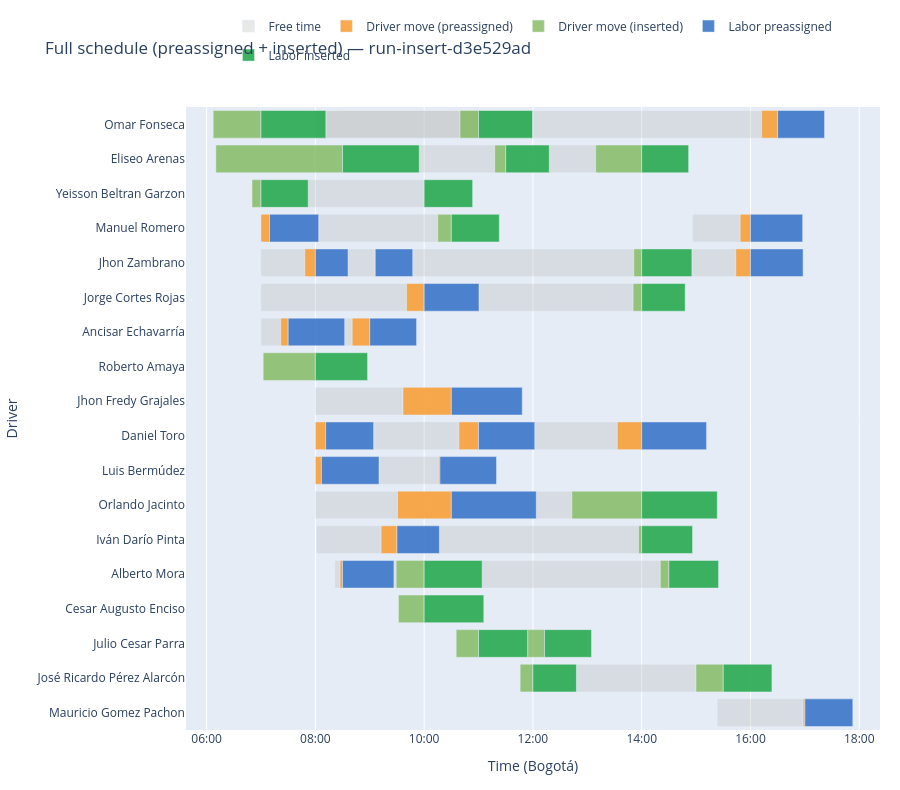

Notebook cell for this chart:
### Code cell
# ── Gantt 2: full schedule — preassigned + inserted ───────────────────────────
build_insert_gantt(moves, label=f"Full schedule (preassigned + inserted) — {RESULTS_DIR.name}").show()

### Figure 1 — Plotly figure (JSON) as saved in the notebook; plotly's stock layout.template omitted (floating-point values rounded to 4 significant figures)
{"data": [{"base": ["2026-02-18T07:00:00", "2026-02-18T07:00:00", "2026-02-18T08:21:27.291675", "2026-02-18T08:32:20.299814", "2026-02-18T08:01:12.275554", "2026-02-18T08:36:04.359880", "2026-02-18T07:00:00", "2026-02-18T08:00:00", "2026-02-18T08:00:00", "2026-02-18T09:04:15.719460", "2026-02-18T09:10:14.355979", "2026-02-18T12:02:02.214605", "2026-02-18T14:55:24.523608", "2026-02-18T14:56:07.334379", "2026-02-18T08:00:00", "2026-02-18T15:23:21.881054", "2026-02-18T08:03:41.248910", "2026-02-18T07:52:07.400612", "2026-02-18T11:00:31.803907", "2026-02-18T10:16:50.973422", "2026-02-18T09:26:41.670525", "2026-02-18T12:47:58.911675", "2026-02-18T08:11:33.898161", "2026-02-18T11:04:02.036425", "2026-02-18T12:03:45.049487", "2026-02-18T09:47:25.296503", "2026-02-18T09:54:37.088924", "2026-02-18T12:18:01.548531"], "hoverinfo": "text", "hovertext": ["<b>Free time</b><br>Driver: Ancisar Echavarría<br>Labor: 513298<br>Service: 409227<br>Start: 07:00<br>End:   07:21<br>Duration: 21.8 min", "<b>Free time</b><br>Driver: Jhon Zambrano<br>Labor: 513162<br>Service: 409099<br>Start: 07:00<br>End:   07:48<br>Duration: 48.3 min", "<b>Free time</b><br>Driver: Alberto Mora<br>Labor: 513445<br>Service: 409369<br>Start: 08:21<br>End:   08:27<br>Duration: 5.8 min", "<b>Free time</b><br>Driver: Ancisar Echavarría<br>Labor: 513933<br>Service: 409834<br>Start: 08:32<br>End:   08:40<br>Duration: 8.3 min", "<b>Free time</b><br>Driver: Iván Darío Pinta<br>Labor: 512891<br>Service: 408842<br>Start: 08:01<br>End:   09:12<br>Duration: 71.4 min", "<b>Free time</b><br>Driver: Jhon Zambrano<br>Labor: 513164<br>Service: 409099<br>Start: 08:36<br>End:   09:06<br>Duration: 30.0 min", "<b>Free time</b><br>Driver: Jorge Cortes Rojas<br>Labor: 514272<br>Service: 410153<br>Start: 07:00<br>End:   09:40<br>Duration: 160.6 min", "<b>Free time</b><br>Driver: Jhon Fredy Grajales<br>Labor: 513985<br>Service: 409882<br>Start: 08:00<br>End:   09:36<br>Duration: 96.7 min", "<b>Free time</b><br>Driver: Orlando Jacinto<br>Labor: 514235<br>Service: 410116<br>Start: 08:00<br>End:   09:30<br>Duration: 90.7 min", "<b>Free time</b><br>Driver: Daniel Toro<br>Labor: 514116<br>Service: 410003<br>Start: 09:04<br>End:   10:38<br>Duration: 94.1 min", "<b>Free time</b><br>Driver: Luis Bermúdez<br>Labor: 513178<br>Service: 409099<br>Start: 09:10<br>End:   10:15<br>Duration: 65.6 min", "<b>Free time</b><br>Driver: Daniel Toro<br>Labor: 513814<br>Service: 409723<br>Start: 12:02<br>End:   13:33<br>Duration: 91.0 min", "<b>Free time</b><br>Driver: Jhon Zambrano<br>Labor: 514217<br>Service: 410098<br>Start: 14:55<br>End:   15:43<br>Duration: 48.4 min", "<b>Free time</b><br>Driver: Manuel Romero<br>Labor: 514123<br>Service: 410010<br>Start: 14:56<br>End:   15:48<br>Duration: 52.5 min", "<b>Free time</b><br>Driver: Omar Fonseca<br>Labor: 513523<br>Service: 409443<br>Start: 08:00<br>End:   16:12<br>Duration: 492.4 min", "<b>Free time</b><br>Driver: Mauricio Gomez Pachon<br>Labor: 513364<br>Service: 409292<br>Start: 15:23<br>End:   16:58<br>Duration: 94.7 min", "<b>Free time</b><br>Driver: Manuel Romero<br>Labor: 514337<br>Service: 410216<br>Start: 08:03<br>End:   10:15<br>Duration: 131.3 min", "<b>Free time</b><br>Driver: Yeisson Beltran Garzon<br>Labor: 513914<br>Service: 409818<br>Start: 07:52<br>End:   09:59<br>Duration: 127.4 min", "<b>Free time</b><br>Driver: Jorge Cortes Rojas<br>Labor: 514047<br>Service: 409939<br>Start: 11:00<br>End:   13:50<br>Duration: 170.0 min", "<b>Free time</b><br>Driver: Iván Darío Pinta<br>Labor: 510192<br>Service: 406211<br>Start: 10:16<br>End:   13:56<br>Duration: 219.7 min", "<b>Free time</b><br>Driver: Alberto Mora<br>Labor: 513386<br>Service: 409313<br>Start: 09:26<br>End:   09:29<br>Duration: 2.5 min", "<b>Free time</b><br>Driver: José Ricardo Pérez Alarcón<br>Labor: 512949<br>Service: 408895<br>Start: 12:47<br>End:   14:59<br>Duration: 131.9 min", "<b>Free time</b><br>Driver: Omar Fonseca<br>Labor: 514211<br>Service: 410093<br>Start: 08:11<br>End:   10:39<br>Duration: 148.0 min", "<b>Free time</b><br>Driver: Alberto Mora<br>Labor: 513958<br>Service: 409855<br>Start: 11:04<br>End:   14:20<br>Duration: 196.5 min", "<b>Free time</b><br>Driver: Orlando Jacinto<br>Labor: 514289<br>Service: 410169<br>Start: 12:03<br>End:   12:42<br>Duration: 39.2 min", "<b>Free time</b><br>Driver: Jhon Zambrano<br>Labor: 514286<br>Service: 410167<br>Start: 09:47<br>End:   13:51<br>Duration: 243.9 min", "<b>Free time</b><br>Driver: Eliseo Arenas<br>Labor: 510536<br>Service: 406547<br>Start: 09:54<br>End:   11:17<br>Duration: 83.3 min", "<b>Free time</b><br>Driver: Eliseo Arenas<br>Labor: 511529<br>Service: 407515<br>Start: 12:18<br>End:   13:09<br>Duration: 51.2 min"], "legendgroup": "FREE_TIME", "marker": {"color": "rgba(190, 190, 190, 0.35)"}, "name": "Free time", "orientation": "h", "showlegend": true, "type": "bar", "x": [1307000.0, 2900000.0, 345500.0, 496300.0, 4281000.0, 1800000, 9636000.0, 5801000.0, 5445000.0, 5647000.0, 3935000.0, 5462000.0, 2907000.0, 3151000.0, 29540000.0, 5683000.0, 7880000.0, 7646000.0, 10200000.0, 13180000.0, 147500.0, 7914000.0, 8879000.0, 11790000.0, 2353000.0, 14640000.0, 4998000.0, 3071000.0], "y": ["Ancisar Echavarría", "Jhon Zambrano", "Alberto Mora", "Ancisar Echavarría", "Iván Darío Pinta", "Jhon Zambrano", "Jorge Cortes Rojas", "Jhon Fredy Grajales", "Orlando Jacinto", "Daniel Toro", "Luis Bermúdez", "Daniel Toro", "Jhon Zambrano", "Manuel Romero", "Omar Fonseca", "Mauricio Gomez Pachon", "Manuel Romero", "Yeisson Beltran Garzon", "Jorge Cortes Rojas", "Iván Darío Pinta", "Alberto Mora", "José Ricardo Pérez Alarcón", "Omar Fonseca", "Alberto Mora", "Orlando Jacinto", "Jhon Zambrano", "Eliseo Arenas", "Eliseo Arenas"]}, {"base": ["2026-02-18T07:00:00", "2026-02-18T07:21:46.784586", "2026-02-18T08:00:00", "2026-02-18T07:48:19.917985", "2026-02-18T08:00:00", "2026-02-18T08:27:12.793366", "2026-02-18T08:40:36.641108", "2026-02-18T09:12:33.727067", "2026-02-18T09:40:36.034189", "2026-02-18T09:36:40.917687", "2026-02-18T09:30:44.823761", "2026-02-18T10:38:22.928494", "2026-02-18T10:15:49.109986", "2026-02-18T13:33:04.186323", "2026-02-18T15:43:51.129056", "2026-02-18T15:48:37.949801", "2026-02-18T16:12:22.735068", "2026-02-18T16:58:04.997335"], "hoverinfo": "text", "hovertext": ["<b>Driver move (preassigned)</b><br>Driver: Manuel Romero<br>Labor: 513318<br>Service: 409246<br>Start: 07:00<br>End:   07:09<br>Duration: 9.4 min<br>Distance: 3.13 km", "<b>Driver move (preassigned)</b><br>Driver: Ancisar Echavarría<br>Labor: 513298<br>Service: 409227<br>Start: 07:21<br>End:   07:30<br>Duration: 8.2 min<br>Distance: 2.74 km", "<b>Driver move (preassigned)</b><br>Driver: Daniel Toro<br>Labor: 513357<br>Service: 409285<br>Start: 08:00<br>End:   08:11<br>Duration: 11.4 min<br>Distance: 3.78 km", "<b>Driver move (preassigned)</b><br>Driver: Jhon Zambrano<br>Labor: 513162<br>Service: 409099<br>Start: 07:48<br>End:   08:00<br>Duration: 11.7 min<br>Distance: 3.89 km", "<b>Driver move (preassigned)</b><br>Driver: Luis Bermúdez<br>Labor: 513871<br>Service: 409778<br>Start: 08:00<br>End:   08:06<br>Duration: 6.7 min<br>Distance: 2.23 km", "<b>Driver move (preassigned)</b><br>Driver: Alberto Mora<br>Labor: 513445<br>Service: 409369<br>Start: 08:27<br>End:   08:30<br>Duration: 2.8 min<br>Distance: 0.93 km", "<b>Driver move (preassigned)</b><br>Driver: Ancisar Echavarría<br>Labor: 513933<br>Service: 409834<br>Start: 08:40<br>End:   09:00<br>Duration: 19.4 min<br>Distance: 6.46 km", "<b>Driver move (preassigned)</b><br>Driver: Iván Darío Pinta<br>Labor: 512891<br>Service: 408842<br>Start: 09:12<br>End:   09:30<br>Duration: 17.4 min<br>Distance: 5.81 km", "<b>Driver move (preassigned)</b><br>Driver: Jorge Cortes Rojas<br>Labor: 514272<br>Service: 410153<br>Start: 09:40<br>End:   10:00<br>Duration: 19.4 min<br>Distance: 6.47 km", "<b>Driver move (preassigned)</b><br>Driver: Jhon Fredy Grajales<br>Labor: 513985<br>Service: 409882<br>Start: 09:36<br>End:   10:30<br>Duration: 53.3 min<br>Distance: 17.77 km", "<b>Driver move (preassigned)</b><br>Driver: Orlando Jacinto<br>Labor: 514235<br>Service: 410116<br>Start: 09:30<br>End:   10:30<br>Duration: 59.3 min<br>Distance: 19.75 km", "<b>Driver move (preassigned)</b><br>Driver: Daniel Toro<br>Labor: 514116<br>Service: 410003<br>Start: 10:38<br>End:   11:00<br>Duration: 21.6 min<br>Distance: 7.21 km", "<b>Driver move (preassigned)</b><br>Driver: Luis Bermúdez<br>Labor: 513178<br>Service: 409099<br>Start: 10:15<br>End:   10:17<br>Duration: 1.6 min<br>Distance: 0.53 km", "<b>Driver move (preassigned)</b><br>Driver: Daniel Toro<br>Labor: 513814<br>Service: 409723<br>Start: 13:33<br>End:   14:00<br>Duration: 26.9 min<br>Distance: 8.98 km", "<b>Driver move (preassigned)</b><br>Driver: Jhon Zambrano<br>Labor: 514217<br>Service: 410098<br>Start: 15:43<br>End:   16:00<br>Duration: 16.1 min<br>Distance: 5.38 km", "<b>Driver move (preassigned)</b><br>Driver: Manuel Romero<br>Labor: 514123<br>Service: 410010<br>Start: 15:48<br>End:   16:00<br>Duration: 11.4 min<br>Distance: 3.79 km", "<b>Driver move (preassigned)</b><br>Driver: Omar Fonseca<br>Labor: 513523<br>Service: 409443<br>Start: 16:12<br>End:   16:30<br>Duration: 17.6 min<br>Distance: 5.87 km", "<b>Driver move (preassigned)</b><br>Driver: Mauricio Gomez Pachon<br>Labor: 513364<br>Service: 409292<br>Start: 16:58<br>End:   17:00<br>Duration: 1.9 min<br>Distance: 0.64 km"], "legendgroup": "preassigned_move", "marker": {"color": "rgba(250, 155,  45, 0.85)"}, "name": "Driver move (preassigned)", "orientation": "h", "showlegend": true, "type": "bar", "x": [563900.0, 493200.0, 681100.0, 700100.0, 401500.0, 167200.0, 1163000.0, 1046000.0, 1164000.0, 3199000.0, 3555000.0, 1297000.0, 96190.0, 1616000.0, 968900.0, 682100.0, 1057000.0, 115000.0], "y": ["Manuel Romero", "Ancisar Echavarría", "Daniel Toro", "Jhon Zambrano", "Luis Bermúdez", "Alberto Mora", "Ancisar Echavarría", "Iván Darío Pinta", "Jorge Cortes Rojas", "Jhon Fredy Grajales", "Orlando Jacinto", "Daniel Toro", "Luis Bermúdez", "Daniel Toro", "Jhon Zambrano", "Manuel Romero", "Omar Fonseca", "Mauricio Gomez Pachon"]}, {"base": ["2026-02-18T10:15:00.964625", "2026-02-18T06:50:05.696189", "2026-02-18T06:10:11.556264", "2026-02-18T09:59:33.700255", "2026-02-18T07:02:25.866701", "2026-02-18T11:45:55.680552", "2026-02-18T13:50:31.169727", "2026-02-18T09:31:37.829037", "2026-02-18T13:56:33.336839", "2026-02-18T09:29:09.167544", "2026-02-18T14:59:52.448474", "2026-02-18T10:35:21.345119", "2026-02-18T11:54:10.137527", "2026-02-18T06:07:16.665750", "2026-02-18T10:39:32.534475", "2026-02-18T14:20:30.480298", "2026-02-18T12:42:57.629130", "2026-02-18T13:51:21.491012", "2026-02-18T11:17:54.669612", "2026-02-18T13:09:12.392825"], "hoverinfo": "text", "hovertext": ["<b>Driver move (inserted)</b><br>Driver: Manuel Romero<br>Labor: 514337<br>Service: 410216<br>Start: 10:15<br>End:   10:30<br>Duration: 15.0 min<br>Distance: 4.99 km", "<b>Driver move (inserted)</b><br>Driver: Yeisson Beltran Garzon<br>Labor: 509603<br>Service: 405655<br>Start: 06:50<br>End:   07:00<br>Duration: 9.9 min<br>Distance: 3.30 km", "<b>Driver move (inserted)</b><br>Driver: Eliseo Arenas<br>Labor: 512934<br>Service: 408882<br>Start: 06:10<br>End:   08:30<br>Duration: 139.8 min<br>Distance: 46.60 km", "<b>Driver move (inserted)</b><br>Driver: Yeisson Beltran Garzon<br>Labor: 513914<br>Service: 409818<br>Start: 09:59<br>End:   10:00<br>Duration: 0.4 min<br>Distance: 0.15 km", "<b>Driver move (inserted)</b><br>Driver: Roberto Amaya<br>Labor: 513447<br>Service: 409371<br>Start: 07:02<br>End:   08:00<br>Duration: 57.6 min<br>Distance: 19.19 km", "<b>Driver move (inserted)</b><br>Driver: José Ricardo Pérez Alarcón<br>Labor: 514045<br>Service: 409939<br>Start: 11:45<br>End:   12:00<br>Duration: 14.1 min<br>Distance: 4.69 km", "<b>Driver move (inserted)</b><br>Driver: Jorge Cortes Rojas<br>Labor: 514047<br>Service: 409939<br>Start: 13:50<br>End:   14:00<br>Duration: 9.5 min<br>Distance: 3.16 km", "<b>Driver move (inserted)</b><br>Driver: Cesar Augusto Enciso<br>Labor: 507799<br>Service: 403927<br>Start: 09:31<br>End:   10:00<br>Duration: 28.4 min<br>Distance: 9.46 km", "<b>Driver move (inserted)</b><br>Driver: Iván Darío Pinta<br>Labor: 510192<br>Service: 406211<br>Start: 13:56<br>End:   14:00<br>Duration: 3.4 min<br>Distance: 1.15 km", "<b>Driver move (inserted)</b><br>Driver: Alberto Mora<br>Labor: 513386<br>Service: 409313<br>Start: 09:29<br>End:   10:00<br>Duration: 30.8 min<br>Distance: 10.28 km", "<b>Driver move (inserted)</b><br>Driver: José Ricardo Pérez Alarcón<br>Labor: 512949<br>Service: 408895<br>Start: 14:59<br>End:   15:30<br>Duration: 30.1 min<br>Distance: 10.04 km", "<b>Driver move (inserted)</b><br>Driver: Julio Cesar Parra<br>Labor: 513765<br>Service: 409674<br>Start: 10:35<br>End:   11:00<br>Duration: 24.6 min<br>Distance: 8.21 km", "<b>Driver move (inserted)</b><br>Driver: Julio Cesar Parra<br>Labor: 511527<br>Service: 407515<br>Start: 11:54<br>End:   12:12<br>Duration: 18.7 min<br>Distance: 6.22 km", "<b>Driver move (inserted)</b><br>Driver: Omar Fonseca<br>Labor: 513809<br>Service: 409718<br>Start: 06:07<br>End:   07:00<br>Duration: 52.7 min<br>Distance: 17.57 km", "<b>Driver move (inserted)</b><br>Driver: Omar Fonseca<br>Labor: 514211<br>Service: 410093<br>Start: 10:39<br>End:   11:00<br>Duration: 20.5 min<br>Distance: 6.82 km", "<b>Driver move (inserted)</b><br>Driver: Alberto Mora<br>Labor: 513958<br>Service: 409855<br>Start: 14:20<br>End:   14:30<br>Duration: 9.5 min<br>Distance: 3.16 km", "<b>Driver move (inserted)</b><br>Driver: Orlando Jacinto<br>Labor: 514289<br>Service: 410169<br>Start: 12:42<br>End:   14:00<br>Duration: 77.0 min<br>Distance: 25.68 km", "<b>Driver move (inserted)</b><br>Driver: Jhon Zambrano<br>Labor: 514286<br>Service: 410167<br>Start: 13:51<br>End:   14:00<br>Duration: 8.6 min<br>Distance: 2.88 km", "<b>Driver move (inserted)</b><br>Driver: Eliseo Arenas<br>Labor: 510536<br>Service: 406547<br>Start: 11:17<br>End:   11:30<br>Duration: 12.1 min<br>Distance: 4.03 km", "<b>Driver move (inserted)</b><br>Driver: Eliseo Arenas<br>Labor: 511529<br>Service: 407515<br>Start: 13:09<br>End:   14:00<br>Duration: 50.8 min<br>Distance: 16.93 km"], "legendgroup": "inserted_move", "marker": {"color": "rgba(120, 180,  80, 0.75)"}, "name": "Driver move (inserted)", "orientation": "h", "showlegend": true, "type": "bar", "x": [899000.0, 594300.0, 8388000.0, 26300.0, 3454000.0, 844300.0, 568800.0, 1702000.0, 206700.0, 1851000.0, 1808000.0, 1479000.0, 1120000.0, 3163000.0, 1227000.0, 569500.0, 4622000.0, 518500.0, 725300.0, 3048000.0], "y": ["Manuel Romero", "Yeisson Beltran Garzon", "Eliseo Arenas", "Yeisson Beltran Garzon", "Roberto Amaya", "José Ricardo Pérez Alarcón", "Jorge Cortes Rojas", "Cesar Augusto Enciso", "Iván Darío Pinta", "Alberto Mora", "José Ricardo Pérez Alarcón", "Julio Cesar Parra", "Julio Cesar Parra", "Omar Fonseca", "Omar Fonseca", "Alberto Mora", "Orlando Jacinto", "Jhon Zambrano", "Eliseo Arenas", "Eliseo Arenas"]}, {"base": ["2026-02-18T07:09:23.924691", "2026-02-18T07:30:00", "2026-02-18T08:11:21.050463", "2026-02-18T08:00:00", "2026-02-18T08:06:41.512807", "2026-02-18T08:30:00", "2026-02-18T09:00:00", "2026-02-18T09:30:00", "2026-02-18T09:06:04.359880", "2026-02-18T10:00:00", "2026-02-18T10:30:00", "2026-02-18T10:30:00", "2026-02-18T11:00:00", "2026-02-18T10:17:25.296503", "2026-02-18T14:00:00", "2026-02-18T16:00:00", "2026-02-18T16:00:00", "2026-02-18T16:30:00", "2026-02-18T17:00:00"], "hoverinfo": "text", "hovertext": ["<b>Labor preassigned</b><br>Driver: Manuel Romero<br>Labor: 513318<br>Service: 409246<br>Start: 07:09<br>End:   08:03<br>Duration: 54.3 min<br>Distance: 4.95 km", "<b>Labor preassigned</b><br>Driver: Ancisar Echavarría<br>Labor: 513298<br>Service: 409227<br>Start: 07:30<br>End:   08:32<br>Duration: 62.3 min<br>Distance: 9.25 km", "<b>Labor preassigned</b><br>Driver: Daniel Toro<br>Labor: 513357<br>Service: 409285<br>Start: 08:11<br>End:   09:04<br>Duration: 52.9 min<br>Distance: 4.22 km", "<b>Labor preassigned</b><br>Driver: Jhon Zambrano<br>Labor: 513162<br>Service: 409099<br>Start: 08:00<br>End:   08:36<br>Duration: 36.1 min<br>Distance: 3.24 km", "<b>Labor preassigned</b><br>Driver: Luis Bermúdez<br>Labor: 513871<br>Service: 409778<br>Start: 08:06<br>End:   09:10<br>Duration: 63.5 min<br>Distance: 9.89 km", "<b>Labor preassigned</b><br>Driver: Alberto Mora<br>Labor: 513445<br>Service: 409369<br>Start: 08:30<br>End:   09:26<br>Duration: 56.7 min<br>Distance: 6.24 km", "<b>Labor preassigned</b><br>Driver: Ancisar Echavarría<br>Labor: 513933<br>Service: 409834<br>Start: 09:00<br>End:   09:51<br>Duration: 51.7 min<br>Distance: 3.55 km", "<b>Labor preassigned</b><br>Driver: Iván Darío Pinta<br>Labor: 512891<br>Service: 408842<br>Start: 09:30<br>End:   10:16<br>Duration: 46.8 min<br>Distance: 0.99 km", "<b>Labor preassigned</b><br>Driver: Jhon Zambrano<br>Labor: 513164<br>Service: 409099<br>Start: 09:06<br>End:   09:47<br>Duration: 41.3 min<br>Distance: 6.05 km", "<b>Labor preassigned</b><br>Driver: Jorge Cortes Rojas<br>Labor: 514272<br>Service: 410153<br>Start: 10:00<br>End:   11:00<br>Duration: 60.5 min<br>Distance: 8.28 km", "<b>Labor preassigned</b><br>Driver: Jhon Fredy Grajales<br>Labor: 513985<br>Service: 409882<br>Start: 10:30<br>End:   11:48<br>Duration: 78.2 min<br>Distance: 25.72 km", "<b>Labor preassigned</b><br>Driver: Orlando Jacinto<br>Labor: 514235<br>Service: 410116<br>Start: 10:30<br>End:   12:03<br>Duration: 93.8 min<br>Distance: 26.00 km", "<b>Labor preassigned</b><br>Driver: Daniel Toro<br>Labor: 514116<br>Service: 410003<br>Start: 11:00<br>End:   12:02<br>Duration: 62.0 min<br>Distance: 9.09 km", "<b>Labor preassigned</b><br>Driver: Luis Bermúdez<br>Labor: 513178<br>Service: 409099<br>Start: 10:17<br>End:   11:19<br>Duration: 62.4 min<br>Distance: 9.28 km", "<b>Labor preassigned</b><br>Driver: Daniel Toro<br>Labor: 513814<br>Service: 409723<br>Start: 14:00<br>End:   15:11<br>Duration: 71.6 min<br>Distance: 14.17 km", "<b>Labor preassigned</b><br>Driver: Jhon Zambrano<br>Labor: 514217<br>Service: 410098<br>Start: 16:00<br>End:   16:58<br>Duration: 58.1 min<br>Distance: 6.97 km", "<b>Labor preassigned</b><br>Driver: Manuel Romero<br>Labor: 514123<br>Service: 410010<br>Start: 16:00<br>End:   16:57<br>Duration: 57.6 min<br>Distance: 6.71 km", "<b>Labor preassigned</b><br>Driver: Omar Fonseca<br>Labor: 513523<br>Service: 409443<br>Start: 16:30<br>End:   17:21<br>Duration: 51.7 min<br>Distance: 3.59 km", "<b>Labor preassigned</b><br>Driver: Mauricio Gomez Pachon<br>Labor: 513364<br>Service: 409292<br>Start: 17:00<br>End:   17:52<br>Duration: 52.9 min<br>Distance: 4.22 km"], "legendgroup": "preassigned_labor", "marker": {"color": "rgba( 55, 115, 200, 0.88)"}, "name": "Labor preassigned", "orientation": "h", "showlegend": true, "type": "bar", "x": [3257000.0, 3740000.0, 3175000.0, 2164000.0, 3813000.0, 3402000.0, 3100000.0, 2811000.0, 2481000.0, 3632000.0, 4694000.0, 5625000.0, 3722000.0, 3744000.0, 4294000.0, 3484000.0, 3454000.0, 3104000.0, 3175000.0], "y": ["Manuel Romero", "Ancisar Echavarría", "Daniel Toro", "Jhon Zambrano", "Luis Bermúdez", "Alberto Mora", "Ancisar Echavarría", "Iván Darío Pinta", "Jhon Zambrano", "Jorge Cortes Rojas", "Jhon Fredy Grajales", "Orlando Jacinto", "Daniel Toro", "Luis Bermúdez", "Daniel Toro", "Jhon Zambrano", "Manuel Romero", "Omar Fonseca", "Mauricio Gomez Pachon"]}, {"base": ["2026-02-18T10:30:00", "2026-02-18T07:00:00", "2026-02-18T08:30:00", "2026-02-18T10:00:00", "2026-02-18T08:00:00", "2026-02-18T12:00:00", "2026-02-18T14:00:00", "2026-02-18T10:00:00", "2026-02-18T14:00:00", "2026-02-18T10:00:00", "2026-02-18T15:30:00", "2026-02-18T11:00:00", "2026-02-18T12:12:50.297538", "2026-02-18T07:00:00", "2026-02-18T11:00:00", "2026-02-18T14:30:00", "2026-02-18T14:00:00", "2026-02-18T14:00:00", "2026-02-18T11:30:00", "2026-02-18T14:00:00"], "hoverinfo": "text", "hovertext": ["<b>Labor inserted</b><br>Driver: Manuel Romero<br>Labor: 514337<br>Service: 410216<br>Start: 10:30<br>End:   11:22<br>Duration: 52.9 min<br>Distance: 4.22 km", "<b>Labor inserted</b><br>Driver: Yeisson Beltran Garzon<br>Labor: 509603<br>Service: 405655<br>Start: 07:00<br>End:   07:52<br>Duration: 52.1 min<br>Distance: 3.80 km", "<b>Labor inserted</b><br>Driver: Eliseo Arenas<br>Labor: 512934<br>Service: 408882<br>Start: 08:30<br>End:   09:54<br>Duration: 84.6 min<br>Distance: 21.13 km", "<b>Labor inserted</b><br>Driver: Yeisson Beltran Garzon<br>Labor: 513914<br>Service: 409818<br>Start: 10:00<br>End:   10:53<br>Duration: 53.5 min<br>Distance: 4.54 km", "<b>Labor inserted</b><br>Driver: Roberto Amaya<br>Labor: 513447<br>Service: 409371<br>Start: 08:00<br>End:   08:57<br>Duration: 57.6 min<br>Distance: 6.71 km", "<b>Labor inserted</b><br>Driver: José Ricardo Pérez Alarcón<br>Labor: 514045<br>Service: 409939<br>Start: 12:00<br>End:   12:47<br>Duration: 48.0 min<br>Distance: 1.59 km", "<b>Labor inserted</b><br>Driver: Jorge Cortes Rojas<br>Labor: 514047<br>Service: 409939<br>Start: 14:00<br>End:   14:47<br>Duration: 48.0 min<br>Distance: 1.59 km", "<b>Labor inserted</b><br>Driver: Cesar Augusto Enciso<br>Labor: 507799<br>Service: 403927<br>Start: 10:00<br>End:   11:05<br>Duration: 65.8 min<br>Distance: 11.10 km", "<b>Labor inserted</b><br>Driver: Iván Darío Pinta<br>Labor: 510192<br>Service: 406211<br>Start: 14:00<br>End:   14:56<br>Duration: 56.1 min<br>Distance: 5.93 km", "<b>Labor inserted</b><br>Driver: Alberto Mora<br>Labor: 513386<br>Service: 409313<br>Start: 10:00<br>End:   11:04<br>Duration: 64.0 min<br>Distance: 10.15 km", "<b>Labor inserted</b><br>Driver: José Ricardo Pérez Alarcón<br>Labor: 512949<br>Service: 408895<br>Start: 15:30<br>End:   16:23<br>Duration: 53.7 min<br>Distance: 4.63 km", "<b>Labor inserted</b><br>Driver: Julio Cesar Parra<br>Labor: 513765<br>Service: 409674<br>Start: 11:00<br>End:   11:54<br>Duration: 54.2 min<br>Distance: 4.89 km", "<b>Labor inserted</b><br>Driver: Julio Cesar Parra<br>Labor: 511527<br>Service: 407515<br>Start: 12:12<br>End:   13:04<br>Duration: 51.8 min<br>Distance: 3.62 km", "<b>Labor inserted</b><br>Driver: Omar Fonseca<br>Labor: 513809<br>Service: 409718<br>Start: 07:00<br>End:   08:11<br>Duration: 71.6 min<br>Distance: 14.17 km", "<b>Labor inserted</b><br>Driver: Omar Fonseca<br>Labor: 514211<br>Service: 410093<br>Start: 11:00<br>End:   11:59<br>Duration: 59.6 min<br>Distance: 7.76 km", "<b>Labor inserted</b><br>Driver: Alberto Mora<br>Labor: 513958<br>Service: 409855<br>Start: 14:30<br>End:   15:24<br>Duration: 54.8 min<br>Distance: 5.23 km", "<b>Labor inserted</b><br>Driver: Orlando Jacinto<br>Labor: 514289<br>Service: 410169<br>Start: 14:00<br>End:   15:23<br>Duration: 83.4 min<br>Distance: 20.46 km", "<b>Labor inserted</b><br>Driver: Jhon Zambrano<br>Labor: 514286<br>Service: 410167<br>Start: 14:00<br>End:   14:55<br>Duration: 55.4 min<br>Distance: 5.55 km", "<b>Labor inserted</b><br>Driver: Eliseo Arenas<br>Labor: 510536<br>Service: 406547<br>Start: 11:30<br>End:   12:18<br>Duration: 48.0 min<br>Distance: 1.61 km", "<b>Labor inserted</b><br>Driver: Eliseo Arenas<br>Labor: 511529<br>Service: 407515<br>Start: 14:00<br>End:   14:51<br>Duration: 51.8 min<br>Distance: 3.62 km"], "legendgroup": "inserted_labor", "marker": {"color": "rgba( 40, 170,  80, 0.90)"}, "name": "Labor inserted", "orientation": "h", "showlegend": true, "type": "bar", "x": [3174000.0, 3127000.0, 5077000.0, 3210000.0, 3454000.0, 2879000.0, 2879000.0, 3949000.0, 3367000.0, 3842000.0, 3221000.0, 3250000.0, 3108000.0, 4294000.0, 3573000.0, 3288000.0, 5002000.0, 3325000.0, 2882000.0, 3108000.0], "y": ["Manuel Romero", "Yeisson Beltran Garzon", "Eliseo Arenas", "Yeisson Beltran Garzon", "Roberto Amaya", "José Ricardo Pérez Alarcón", "Jorge Cortes Rojas", "Cesar Augusto Enciso", "Iván Darío Pinta", "Alberto Mora", "José Ricardo Pérez Alarcón", "Julio Cesar Parra", "Julio Cesar Parra", "Omar Fonseca", "Omar Fonseca", "Alberto Mora", "Orlando Jacinto", "Jhon Zambrano", "Eliseo Arenas", "Eliseo Arenas"]}], "layout": {"barmode": "overlay", "height": 790, "hovermode": "closest", "legend": {"orientation": "h", "x": 0.5, "xanchor": "center", "y": 1.06, "yanchor": "bottom"}, "margin": {"b": 60, "l": 120, "r": 20, "t": 100}, "title": {"text": "Full schedule (preassigned + inserted) — run-insert-d3e529ad"}, "xaxis": {"range": ["2026-02-18T05:37:16.665750", "2026-02-18T18:22:54.668997"], "tickformat": "%H:%M", "title": {"text": "Time (Bogotá)"}, "type": "date"}, "yaxis": {"categoryarray": ["Mauricio Gomez Pachon", "José Ricardo Pérez Alarcón", "Julio Cesar Parra", "Cesar Augusto Enciso", "Alberto Mora", "Iván Darío Pinta", "Orlando Jacinto", "Luis Bermúdez", "Daniel Toro", "Jhon Fredy Grajales", "Roberto Amaya", "Ancisar Echavarría", "Jorge Cortes Rojas", "Jhon Zambrano", "Manuel Romero", "Yeisson Beltran Garzon", "Eliseo Arenas", "Omar Fonseca"], "categoryorder": "array", "title": {"text": "Driver"}}}}
